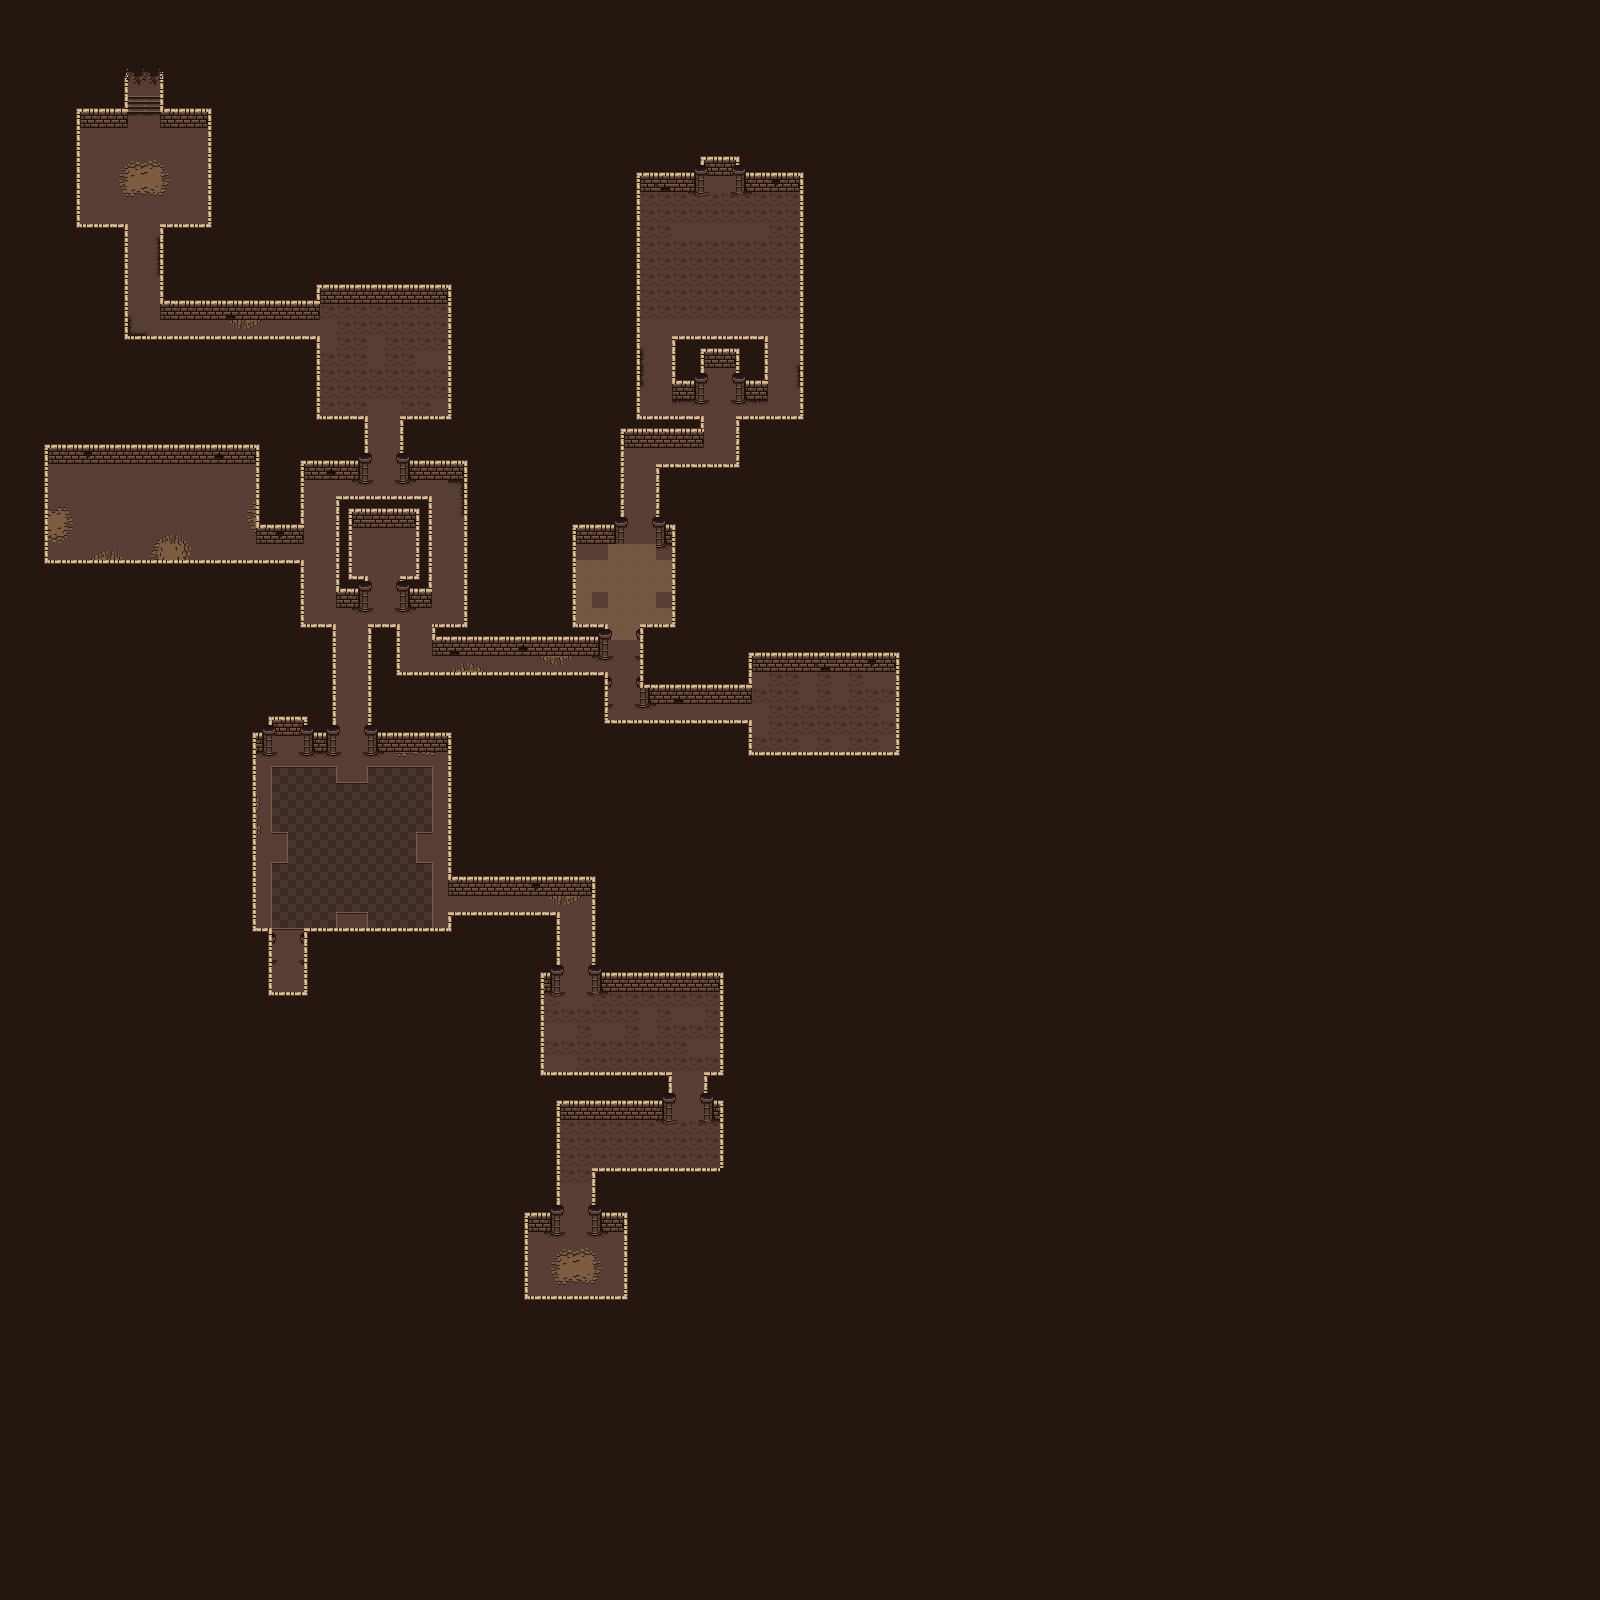

Rendered tile map (Tiled .tmx) drawn with the repository's tilesets; below, a short description and the map source with its tile grids summarised:
An orthogonal 100x100 tile map with 16x16 px tiles, 9 tile layers (background, floorplan, floor, trapfloor, ...) and 207 objects (34x pillar, 20x room1Spike, 17x simonSaysSpike_1, 15x room3FloorSpike, 13x dungeonRoomSpike, ...).

<map version="1.0" tiledversion="2018.05.24" orientation="orthogonal" renderorder="left-down" width="100" height="100" tilewidth="16" tileheight="16" infinite="0" nextlayerid="19" nextobjectid="268">
 <tileset firstgid="1" source="../tilesets/PixelDungeonTileset.tsx" />
 <layer id="1" name="background" width="100" height="100">
  <data>[10000 cells, 10000 non-empty, 1 distinct tile ids]</data>
 </layer>
 <layer id="2" name="floorplan" width="100" height="100">
  <data>[10000 cells, 1124 non-empty, 5 distinct tile ids]</data>
 </layer>
 <layer id="3" name="floor" width="100" height="100">
  <data>[10000 cells, 995 non-empty, 23 distinct tile ids]</data>
 </layer>
 <layer id="4" name="trapfloor" width="100" height="100">
  <data>[10000 cells, 478 non-empty, 17 distinct tile ids]</data>
 </layer>
 <layer id="11" name="walls" width="100" height="100">
  <data>[10000 cells, 160 non-empty, 13 distinct tile ids]</data>
 </layer>
 <layer id="12" name="wallTop1" width="100" height="100">
  <data>[10000 cells, 564 non-empty, 1 distinct tile ids]</data>
 </layer>
 <layer id="13" name="wallTop2" width="100" height="100">
  <data>[10000 cells, 545 non-empty, 5 distinct tile ids]</data>
 </layer>
 <layer id="14" name="wallTop3" width="100" height="100">
  <data>[10000 cells, 96 non-empty, 6 distinct tile ids]</data>
 </layer>
 <layer id="15" name="decoration" width="100" height="100">
  <data>[10000 cells, 2 non-empty, 1 distinct tile ids]</data>
 </layer>
 <objectgroup color="#ff0000" id="7" name="traps">
  <object id="5" name="room1" x="528" y="976">
   <properties>
    <property name="entity" value="trapRoom" />
   </properties>
   <polyline points="0,-16 208,-16 208,288 0,288 0,0 0,-16" />
  </object>
  <object id="6" name="room2" x="560" y="528">
   <properties>
    <property name="entity" value="trapRoom" />
   </properties>
   <polyline points="0,-16 128,-16 128,137.667 0,137.667 0,0 0,-16" />
  </object>
  <object id="7" name="room3" x="736" y="656">
   <properties>
    <property name="entity" value="trapRoom" />
   </properties>
   <polyline points="-16,0 0,0 176,0 176,128 -16,128 -16,0" />
  </object>
  <object id="8" name="room4" x="304" y="288">
   <properties>
    <property name="entity" value="trapRoom" />
   </properties>
   <polyline points="-16,0 0,0 160,0 160,160 160,176 -16,176 -16,0" />
  </object>
  <object id="43" name="room3FloorSpike" x="752" y="688" width="16" height="16">
   <properties>
    <property name="enabled" type="bool" value="true" />
    <property name="entity" value="floorSpike" />
    <property name="room" value="room3" />
    <property name="size" value="1x1" />
    <property name="target" value="" />
    <property name="timed" type="bool" value="true" />
    <property name="timer" type="float" value="1.75" />
    <property name="trigger" type="bool" value="false" />
   </properties>
  </object>
  <object id="44" name="room3FloorSpike" x="752" y="736" width="16" height="16">
   <properties>
    <property name="enabled" type="bool" value="true" />
    <property name="entity" value="floorSpike" />
    <property name="room" value="room3" />
    <property name="size" value="1x1" />
    <property name="target" value="" />
    <property name="timed" type="bool" value="true" />
    <property name="timer" type="float" value="1.75" />
    <property name="trigger" type="bool" value="false" />
   </properties>
  </object>
  <object id="45" name="room3FloorSpike" x="768" y="672" width="32" height="32">
   <properties>
    <property name="enabled" type="bool" value="true" />
    <property name="entity" value="floorSpike" />
    <property name="room" value="room3" />
    <property name="size" value="2x2" />
    <property name="target" value="" />
    <property name="timed" type="bool" value="true" />
    <property name="timer" type="float" value="1.75" />
    <property name="trigger" type="bool" value="false" />
   </properties>
  </object>
  <object id="46" name="room3FloorSpike" x="768" y="736" width="32" height="32">
   <properties>
    <property name="enabled" type="bool" value="true" />
    <property name="entity" value="floorSpike" />
    <property name="room" value="room3" />
    <property name="size" value="2x2" />
    <property name="target" value="" />
    <property name="timed" type="bool" value="true" />
    <property name="timer" type="float" value="1.75" />
    <property name="trigger" type="bool" value="false" />
   </properties>
  </object>
  <object id="48" name="room3FloorSpike" x="816" y="672" width="16" height="32">
   <properties>
    <property name="enabled" type="bool" value="true" />
    <property name="entity" value="floorSpike" />
    <property name="room" value="room3" />
    <property name="size" value="1x2" />
    <property name="target" value="" />
    <property name="timed" type="bool" value="true" />
    <property name="timer" type="float" value="1.75" />
    <property name="trigger" type="bool" value="false" />
   </properties>
  </object>
  <object id="49" name="room3FloorSpike" x="848" y="672" width="16" height="32">
   <properties>
    <property name="enabled" type="bool" value="true" />
    <property name="entity" value="floorSpike" />
    <property name="room" value="room3" />
    <property name="size" value="1x2" />
    <property name="target" value="" />
    <property name="timed" type="bool" value="true" />
    <property name="timer" type="float" value="1.75" />
    <property name="trigger" type="bool" value="false" />
   </properties>
  </object>
  <object id="50" name="room3FloorSpike" x="848" y="736" width="16" height="32">
   <properties>
    <property name="enabled" type="bool" value="true" />
    <property name="entity" value="floorSpike" />
    <property name="room" value="room3" />
    <property name="size" value="1x2" />
    <property name="target" value="" />
    <property name="timed" type="bool" value="true" />
    <property name="timer" type="float" value="1.75" />
    <property name="trigger" type="bool" value="false" />
   </properties>
  </object>
  <object id="51" name="room3FloorSpike" x="816" y="736" width="16" height="32">
   <properties>
    <property name="enabled" type="bool" value="true" />
    <property name="entity" value="floorSpike" />
    <property name="room" value="room3" />
    <property name="size" value="1x2" />
    <property name="target" value="" />
    <property name="timed" type="bool" value="true" />
    <property name="timer" type="float" value="1.75" />
    <property name="trigger" type="bool" value="false" />
   </properties>
  </object>
  <object id="52" name="room3FloorSpike" x="864" y="736" width="16" height="32">
   <properties>
    <property name="enabled" type="bool" value="true" />
    <property name="entity" value="floorSpike" />
    <property name="room" value="room3" />
    <property name="size" value="1x2" />
    <property name="target" value="" />
    <property name="timed" type="bool" value="true" />
    <property name="timer" type="float" value="1.75" />
    <property name="trigger" type="bool" value="false" />
   </properties>
  </object>
  </objectgroup>
 <objectgroup color="#55aa00" id="10" name="blocks">
  <!-- 117 objects omitted --></objectgroup>
 <objectgroup id="16" name="tutorial" />
 <objectgroup color="#0000ff" id="8" name="doors">
  <!-- 48 objects omitted --></objectgroup>
 <objectgroup color="#000000" id="5" name="collision">
  <!-- 9 objects omitted --></objectgroup>
 <objectgroup color="#ffffff" id="9" name="points">
  <!-- 6 objects omitted --></objectgroup>
 <objectgroup color="#00ff00" id="18" name="puzzle" opacity="0.75">
  <!-- 4 objects omitted --></objectgroup>
</map>
<!-- 194 of 207 objects omitted -->